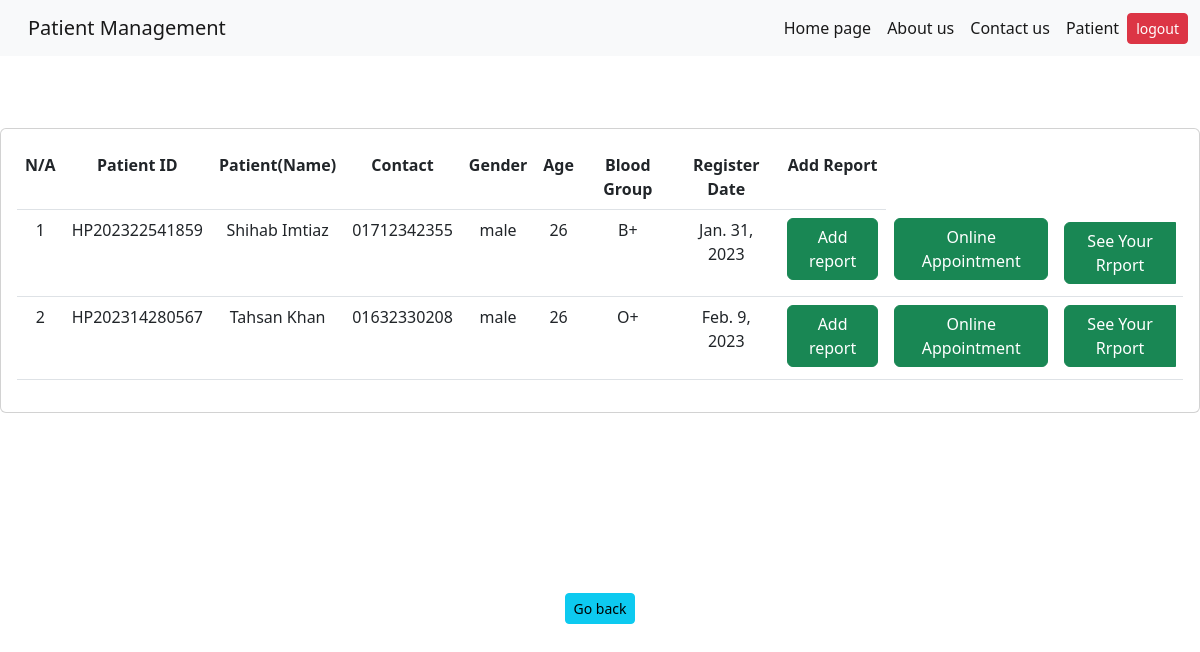
/hpPage, run on the app's committed database.
### home/models.py (models this page shows, shortened)
class Patient(models.Model):
    patient_type = models.CharField(max_length=122)
    patient_id = models.CharField(max_length=122)
    patient_date = models.DateField(blank=True)
    patient_name = models.CharField(max_length=122, blank=True)
    patient_gender = models.CharField(max_length=122, blank=True)
    patient_age = models.CharField(max_length=122, blank=True)
    patient_phone = models.CharField(max_length=122, blank=True)
    patient_email = models.CharField(max_length=122, blank= True)
    patient_dob = models.CharField(max_length=122)
    patient_blood_group = models.CharField(max_length=122, blank=True)
    patient_national_ID = models.CharField(max_length=122, blank=True)
    patient_address = models.CharField(max_length=122, blank=True)
    patient_emergency_name = models.CharField(max_length=122)
    patient_emergency_relation = models.CharField(max_length=122,blank= True)
    patient_emergency_contact = models.CharField(max_length=122)
    patient_emergency_address = models.CharField(max_length=122,blank= True)

### home/views.py (the view)
# urls.py: path("hpPage", views.hpPage, name='hpPage'),
def hpPage(request):
	HomePatient = Patient.objects.all()
	if 'q' in request.GET:
		HomePatient = Patient.objects.all()
		q= request.GET['q']
		HomePatient= Patient.objects.filter(Q(patient_id__icontains=q)|Q(patient_name__icontains=q))
	context= {'HomePatient':HomePatient,}
	return render (request, 'hpPage.html',context)

### templates/hpPage.html (shortened to what this page needs)
{% extends 'pbase.html' %}
{% block body %}
<head>
</head>
<br>
<br>
    {% block content %}
    <br>
    <div class="row">
        <div class="col-md">
            <div class="card card-body">
                <table class="table">
                    <tr>
                        <th>N/A</th>
                        <th> Patient ID</th>
                        <th>Patient(Name)</th>
                        <th>Contact</th>
                        <th>Gender</th>
                        <th>Age</th>
                        <th>Blood Group</th>
                        <th>Register Date</th>
                        <th> Add Report</th>
                    </tr>
                    {% for vai in  HomePatient %}
                    <tr>
                        <td>{{forloop.counter}}</td>
                        <td>{{vai.patient_id}}</td>
                        <td>{{vai.patient_name}}</td>
                        <td>{{vai.patient_phone}}</td>
                        <td>{{vai.patient_gender}}</td>
                        <td>{{vai.patient_age}}</td>
                        <td>{{vai.patient_blood_group}}</td>
                        <td>{{vai.patient_date}}</td>
                        <td><a class ="btn btn-success" href="addreport/{{ vai.id }}">Add report </a></td>
                        <td><a class ="btn btn-success" href="HomePatientAppointment/{{ vai.id }}">Online Appointment </a></td>
                        <td>
                            <form class = "my-1" action="/report">
                            <div class = "input-group mb-1">
                                <button class ="btn btn-success btn-1g" type="submit" id="button-addon2">See Your Rrport</button>
                            </div>
                        </td>
                    </tr>
                    {% endfor %}
                </table>
            </div>
        </div>
    </div>
<br>
<br><br>
<h1>
    <br>
       <br><a class ="btn btn-sm btn-info" href="/patient">Go back</a><br>
</h1>
{% endblock content%}
{% endblock body %}

### templates/hpPage.html (style rules this page uses)
h1 { text-align: center; }
div { text-align: center; }
body { background-image: url('https://images.hindustantimes.com/img/2022/06/30/1600x900/6b242762-f891-11ec-8608-e101559032f3_1656606499620.jpg'); }

### data on the page
Patient: patient_id "HP202322541859", patient_name "Shihab Imtiaz", patient_phone "01712342355", patient_gender "male", patient_age "26", patient_blood_group "B+", patient_date "Jan. 31, 2023"
Patient: patient_id "HP202314280567", patient_name "Tahsan Khan", patient_phone "01632330208", patient_gender "male", patient_age "26", patient_blood_group "O+", patient_date "Feb. 9, 2023"
